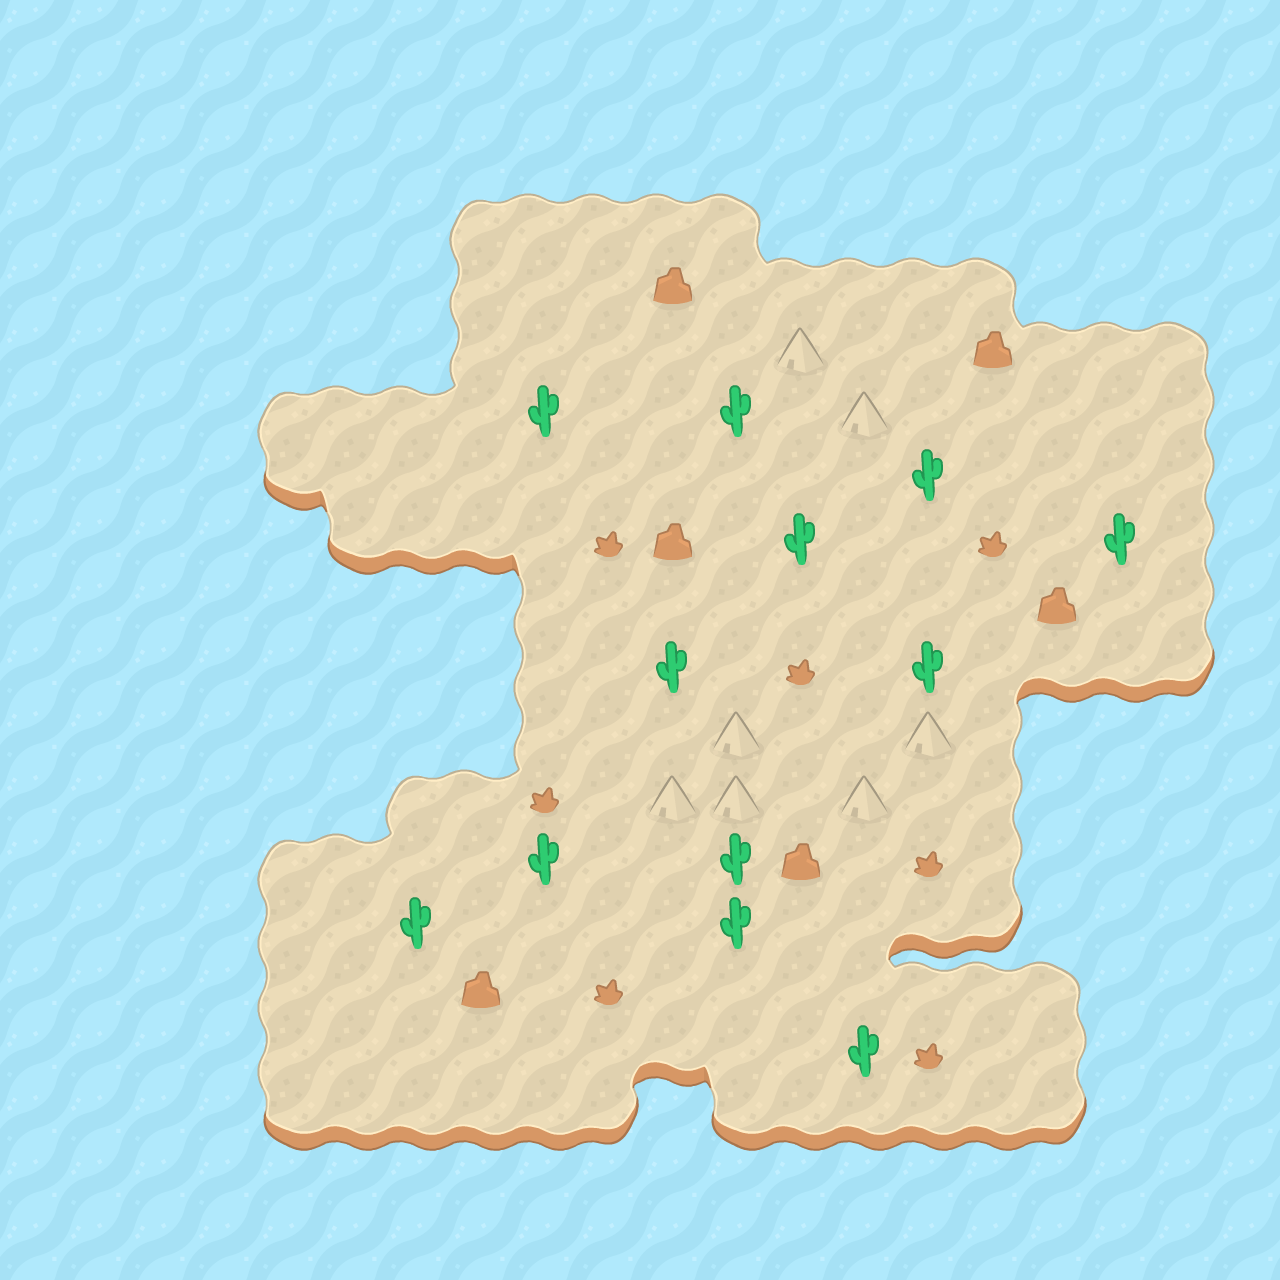

This is a level from a 2D game, rendered from its Tiled map with the project's own tilesets. A one-line summary and the complete map file follow:
An orthogonal 20x20 tile map with 64x64 px tiles, 3 tile layers (sea, terrain, object).

<map version="1.0" orientation="orthogonal" renderorder="right-down" width="20" height="20" tilewidth="64" tileheight="64" nextobjectid="14">
 <tileset firstgid="1" name="mapPack_tilesheet" tilewidth="64" tileheight="64" tilecount="289" columns="17">
  <image source="mapPackTilesheet.png" width="1088" height="1088" />
 </tileset>
 <layer name="sea" width="20" height="20">
  <properties>
   <property name="tilesetName" value="mapPack_tilesheet" />
  </properties>
  <data encoding="csv">
203,203,203,203,203,203,203,203,203,203,203,203,203,203,203,203,203,203,203,203,
203,203,203,203,203,203,203,203,203,203,203,203,203,203,203,203,203,203,203,203,
203,203,203,203,203,203,203,203,203,203,203,203,203,203,203,203,203,203,203,203,
203,203,203,203,203,203,203,203,203,203,203,203,203,203,203,203,203,203,203,203,
203,203,203,203,203,203,203,203,203,203,203,203,203,203,203,203,203,203,203,203,
203,203,203,203,203,203,203,203,203,203,203,203,203,203,203,203,203,203,203,203,
203,203,203,203,203,203,203,203,203,203,203,203,203,203,203,203,203,203,203,203,
203,203,203,203,203,203,203,203,203,203,203,203,203,203,203,203,203,203,203,203,
203,203,203,203,203,203,203,203,203,203,203,203,203,203,203,203,203,203,203,203,
203,203,203,203,203,203,203,203,203,203,203,203,203,203,203,203,203,203,203,203,
203,203,203,203,203,203,203,203,203,203,203,203,203,203,203,203,203,203,203,203,
203,203,203,203,203,203,203,203,203,203,203,203,203,203,203,203,203,203,203,203,
203,203,203,203,203,203,203,203,203,203,203,203,203,203,203,203,203,203,203,203,
203,203,203,203,203,203,203,203,203,203,203,203,203,203,203,203,203,203,203,203,
203,203,203,203,203,203,203,203,203,203,203,203,203,203,203,203,203,203,203,203,
203,203,203,203,203,203,203,203,203,203,203,203,203,203,203,203,203,203,203,203,
203,203,203,203,203,203,203,203,203,203,203,203,203,203,203,203,203,203,203,203,
203,203,203,203,203,203,203,203,203,203,203,203,203,203,203,203,203,203,203,203,
203,203,203,203,203,203,203,203,203,203,203,203,203,203,203,203,203,203,203,203,
203,203,203,203,203,203,203,203,203,203,203,203,203,203,203,203,203,203,203,203
</data>
 </layer>
 <layer name="terrain" width="20" height="20">
  <properties>
   <property name="tilesetName" value="mapPack_tilesheet" />
  </properties>
  <data encoding="csv">
0,0,0,0,0,0,0,0,0,0,0,0,0,0,0,0,0,0,0,0,
0,0,0,0,0,0,0,0,0,0,0,0,0,0,0,0,0,0,0,0,
0,0,0,0,0,0,0,0,0,0,0,0,0,0,0,0,0,0,0,0,
0,0,0,0,0,0,0,1,2,2,2,3,0,0,0,0,0,0,0,0,
0,0,0,0,0,0,0,18,19,19,19,21,2,2,2,3,0,0,0,0,
0,0,0,0,0,0,0,18,19,19,19,19,19,19,19,21,2,2,3,0,
0,0,0,0,1,2,2,22,19,19,19,19,19,19,19,19,19,19,20,0,
0,0,0,0,52,5,19,19,19,19,19,19,19,19,19,19,19,19,20,0,
0,0,0,0,0,52,53,53,5,19,19,19,19,19,19,19,19,19,20,0,
0,0,0,0,0,0,0,0,18,19,19,19,19,19,19,19,19,19,20,0,
0,0,0,0,0,0,0,0,18,19,19,19,19,19,19,4,53,53,54,0,
0,0,0,0,0,0,0,0,18,19,19,19,19,19,19,20,0,0,0,0,
0,0,0,0,0,0,1,2,22,19,19,19,19,19,19,20,0,0,0,0,
0,0,0,0,1,2,22,19,19,19,19,19,19,19,19,20,0,0,0,0,
0,0,0,0,18,19,19,19,19,19,19,19,19,4,53,54,0,0,0,0,
0,0,0,0,18,19,19,19,19,19,19,19,19,21,2,2,3,0,0,0,
0,0,0,0,18,19,19,19,19,4,53,5,19,19,19,19,20,0,0,0,
0,0,0,0,52,53,53,53,53,54,0,52,53,53,53,53,54,0,0,0,
0,0,0,0,0,0,0,0,0,0,0,0,0,0,0,0,0,0,0,0,
0,0,0,0,0,0,0,0,0,0,0,0,0,0,0,0,0,0,0,0
</data>
 </layer>
 <layer name="object" width="20" height="20">
  <properties>
   <property name="tilesetName" value="mapPack_tilesheet" />
  </properties>
  <data encoding="csv">
0,0,0,0,0,0,0,0,0,0,0,0,0,0,0,0,0,0,0,0,
0,0,0,0,0,0,0,0,0,0,0,0,0,0,0,0,0,0,0,0,
0,0,0,0,0,0,0,0,0,0,0,0,0,0,0,0,0,0,0,0,
0,0,0,0,0,0,0,0,0,0,0,0,0,0,0,0,0,0,0,0,
0,0,0,0,0,0,0,0,0,0,55,0,0,0,0,0,0,0,0,0,
0,0,0,0,0,0,0,0,0,0,0,0,56,0,0,55,0,0,0,0,
0,0,0,0,0,0,0,0,39,0,0,39,0,56,0,0,0,0,0,0,
0,0,0,0,0,0,0,0,0,0,0,0,0,0,39,0,0,0,0,0,
0,0,0,0,0,0,0,0,0,38,55,0,39,0,0,38,0,39,0,0,
0,0,0,0,0,0,0,0,0,0,0,0,0,0,0,0,55,0,0,0,
0,0,0,0,0,0,0,0,0,0,39,0,38,0,39,0,0,0,0,0,
0,0,0,0,0,0,0,0,0,0,0,56,0,0,56,0,0,0,0,0,
0,0,0,0,0,0,0,0,38,0,56,56,0,56,0,0,0,0,0,0,
0,0,0,0,0,0,0,0,39,0,0,39,55,0,38,0,0,0,0,0,
0,0,0,0,0,0,39,0,0,0,0,39,0,0,0,0,0,0,0,0,
0,0,0,0,0,0,0,55,0,38,0,0,0,0,0,0,0,0,0,0,
0,0,0,0,0,0,0,0,0,0,0,0,0,39,38,0,0,0,0,0,
0,0,0,0,0,0,0,0,0,0,0,0,0,0,0,0,0,0,0,0,
0,0,0,0,0,0,0,0,0,0,0,0,0,0,0,0,0,0,0,0,
0,0,0,0,0,0,0,0,0,0,0,0,0,0,0,0,0,0,0,0
</data>
 </layer>
 <objectgroup name="objectLevel" />
</map>